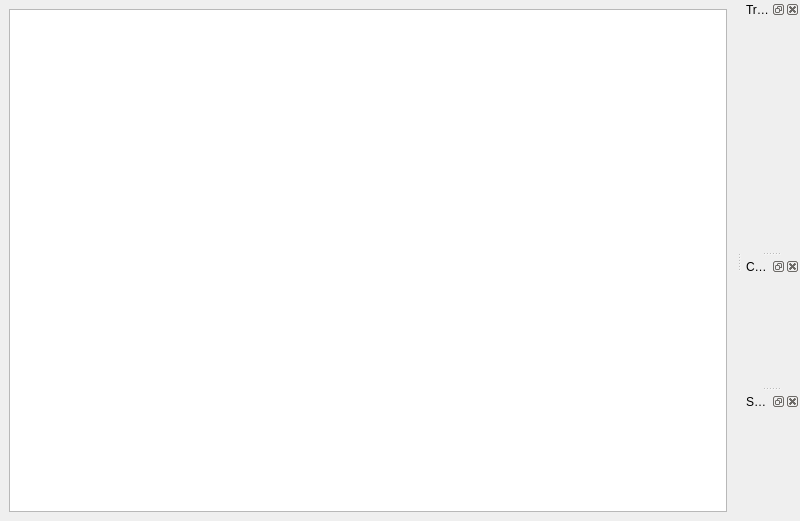
<?xml version="1.0" encoding="UTF-8"?>
<ui version="4.0">
 <class>MainWindow</class>
 <widget class="QMainWindow" name="MainWindow">
  <property name="geometry">
   <rect>
    <x>0</x>
    <y>0</y>
    <width>800</width>
    <height>521</height>
   </rect>
  </property>
  <property name="windowTitle">
   <string>MainWindow</string>
  </property>
  <widget class="QWidget" name="centralwidget">
   <layout class="QGridLayout" name="gridLayout">
    <item row="0" column="0">
     <widget class="CoordinatePlotWidget" name="graphicsLayout"/>
    </item>
   </layout>
  </widget>
  <widget class="QDockWidget" name="dockWidget">
   <property name="enabled">
    <bool>true</bool>
   </property>
   <property name="allowedAreas">
    <set>Qt::LeftDockWidgetArea|Qt::RightDockWidgetArea</set>
   </property>
   <property name="windowTitle">
    <string>Traces</string>
   </property>
   <attribute name="dockWidgetArea">
    <number>2</number>
   </attribute>
   <widget class="QWidget" name="dockWidgetContents">
    <layout class="QVBoxLayout" name="verticalLayout"/>
   </widget>
  </widget>
  <widget class="QDockWidget" name="dockWidgetFitUi">
   <property name="windowTitle">
    <string>Curve Fitting</string>
   </property>
   <attribute name="dockWidgetArea">
    <number>2</number>
   </attribute>
   <widget class="QWidget" name="dockWidgetContents_2"/>
  </widget>
  <widget class="QDockWidget" name="scanControlUi">
   <property name="windowTitle">
    <string>Scan Parameters</string>
   </property>
   <attribute name="dockWidgetArea">
    <number>2</number>
   </attribute>
   <widget class="QWidget" name="dockWidgetContents_3"/>
  </widget>
  <action name="actionExpand">
   <property name="text">
    <string>Expand</string>
   </property>
  </action>
 </widget>
 <customwidgets>
  <customwidget>
   <class>CoordinatePlotWidget</class>
   <extends>QGraphicsView</extends>
   <header>uiModules.CoordinatePlotWidget</header>
  </customwidget>
 </customwidgets>
 <resources>
  <include location="Experiment.qrc"/>
 </resources>
 <connections/>
</ui>
